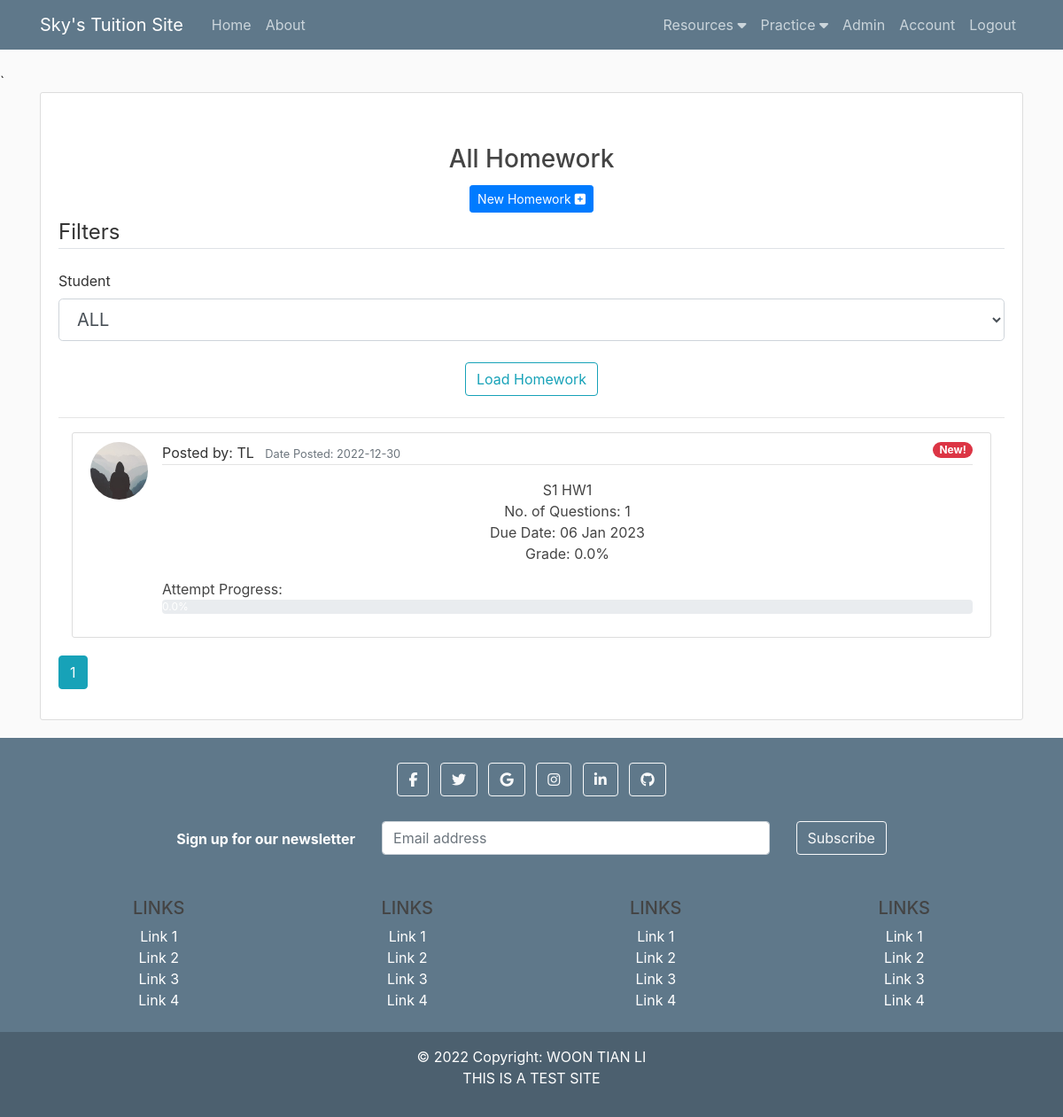
/homework_all/ALL (signed in), run on the app's committed database.
### flaskblog/models.py (models this page shows, shortened)
class Homework(db.Model): #Creating homework table in DB
    id = db.Column(db.Integer, primary_key = True)
    title = db.Column(db.String(100), nullable=False)
    student_id = db.Column(db.Integer, nullable=False)
    deadline = db.Column(db.DateTime, nullable=False, default = datetime.now)
    date_posted = db.Column(db.DateTime, nullable=False, default = datetime.now)
    user_id = db.Column(db.Integer, db.ForeignKey('user.id'), nullable=False) #foreign key links to User table
    questions = db.relationship('Question', backref='hwk', lazy=True)
    workings = db.relationship('Working', backref='hwk', lazy=True)

class User(db.Model, UserMixin): #Creating user table in DB
    id = db.Column(db.Integer, primary_key = True) #ID defined as an integer and to be the primary key)
    username = db.Column(db.String(20), unique=True, nullable=False) #name to be a string, max 20 characters, must be unique, and required, cannot be null
    email = db.Column(db.String(120), unique=True, nullable=False)
    image_file = db.Column(db.String(20), nullable=False, default='default.jpg') #user image defaults to a default.jpg
    password = db.Column(db.String(60), nullable=False)
    account_type = db.Column(db.String(60), nullable=False)
    notes = db.relationship('Note', backref='author', lazy=True)
    homeworks = db.relationship('Homework', backref='author', lazy=True)
    activities = db.relationship('Activity', backref='author', lazy=True)
    topics = db.Column(db.String(1000))
    topics_check = db.Column(db.String(1000))
    description1 = db.Column(db.String(1000))
    date1 = db.Column(db.Date)
    time1 = db.Column(db.Time)
    description2 = db.Column(db.String(1000))
    date2 = db.Column(db.Date)
    time2 = db.Column(db.Time)
    description3 = db.Column(db.String(1000))
    date3 = db.Column(db.Date)
    time3 = db.Column(db.Time)
    description4 = db.Column(db.String(1000))
    date4 = db.Column(db.Date)
    time4 = db.Column(db.Time)
    grade = db.Column(db.String(200))

### flaskblog/homeworks/routes.py (the view)
@homeworks.route("/homework_all/<string:student>", methods=['GET', 'POST'])
@login_required
def homework_all(student="ALL"):
    form = HomeworkFilterForm()
    page = request.args.get('page', 1, type = int)
    if request.method == 'GET' and current_user.account_type == 'Admin':
        users = User.query.filter_by(account_type='User').all()
        users_arr = ['ALL']
        for i in users:
            users_arr.append(i.username)
        form.student.choices = users_arr
        form.student.data = student
        if student == "ALL":
            homeworks = Homework.query.order_by(Homework.date_posted.desc()).paginate(per_page=5, page=page)
        else:
            user = (User.query.filter_by(username=student).first()).id
            homeworks = Homework.query.filter_by(student_id=user).order_by(Homework.date_posted.desc()).paginate(per_page=5, page=page)
    elif request.method == 'GET' and current_user.account_type == 'User':
        homeworks = Homework.query.filter_by(student_id=current_user.id).order_by(Homework.date_posted.desc()).paginate(per_page=5, page=page)
    if request.method == 'POST' and current_user.account_type == 'Admin':
        return redirect(url_for('homeworks.homework_all', student=form.student.data))
    id_arr = []
    for i in homeworks.items:
        id_arr.append(i.id)
    pt_arr = []
    question_count_arr = []
    attempt_percentage_arr = []
    correct_percentage_arr = []
    for i in id_arr:
        question_count_arr.append(Question.query.filter_by(homework_id=i).count())
        pt_arr.append(Working.query.filter_by(homework_id=i, point=0).count())
        if Question.query.filter_by(homework_id=i).count() != 0:
            attempt_percentage_arr.append(round((Working.query.filter_by(homework_id=i).count()/Question.query.filter_by(homework_id=i).count())*100,2))
            total_parts = 0
            wrong_parts = 0
            for j in Question.query.filter_by(homework_id=i).all():
                temp = 0
                for k in j.qn_answer.split(';'):
                    if k != "":
                        total_parts += 1
                        temp += 1
                try:
                    (Working.query.filter_by(question_id=j.id).first()).point
                except:
                    wrong_parts += temp
            for j in Working.query.filter_by(homework_id=i).all():
                wrong_parts += j.point
            correct_percentage_arr.append(round(((total_parts-wrong_parts)/total_parts)*100,2))
        else:
            attempt_percentage_arr.append(0)
            correct_percentage_arr.append(0)
    df = pd.DataFrame({'id': id_arr, 'pt': pt_arr, 'count': question_count_arr, 'attempt_percentage': attempt_percentage_arr, 'correct_percentage': correct_percentage_arr})
    return render_template('homework_all.html', homeworks=homeworks, df=df, form=form, legend="Filters")

### flaskblog/homeworks/forms.py
class HomeworkFilterForm(FlaskForm):
    student = SelectField('Student', coerce=str, validators=[DataRequired()])
    submit = SubmitField('Post')

### flaskblog/models.py (called while the page is built)
@login_manager.user_loader
def load_user(user_id):
    return User.query.get(int(user_id))

### flaskblog/templates/homework_all.html (shortened to what this page needs)
{% extends "layout.html" %}
{% block content %}
<form method="POST" action=""novalidate>
    <div class="content-section" style="min-height:50vh">
        <h3 class="mt-5 text-center">All Homework</h3>
        {% if current_user.account_type == 'Admin' %}
            <div class="container-fluid text-center">
                <a class="btn btn-primary btn-sm mt-1 mb-1" href="{{ url_for('homeworks.new_homework') }}">New Homework <i class="fa-solid fa-square-plus"></i></a>
            </div>
            <legend class="border-bottom mb-4">{{ legend }}</legend>
            <div class="form-row">
                <div class="col">
                    {{ form.student.label(class="form-control-label") }}
                    {% if form.student.errors %}
                        {{ form.student(class="form-control form-control-lg is-invalid") }}
                        <div class="invalid-feedback">
                            {% for error in form.student.errors %}
                                <span>{{ error }}</span>
                            {% endfor %}
                        </div>
                    {% else %}
                        {{ form.student(class="form-control form-control-lg") }}
                    {% endif %}
                </div>
            </div>
            <div class="my-4 text-center">
                <input type="submit" class="btn btn-outline-info" type="reset" name="action" value="Load Homework"/>
            </div>
            <hr>
        {% endif %}
        {% for homework in homeworks.items %}
            <div class="col w-100 my-3">
                <article class="media content-section">
                    <img class="rounded-circle article-img" src="{{ url_for('static', filename='profile_pics/' + homework.author.image_file) }}">
                    <div class="media-body">
                        <div class="article-metadata text-left">
                            <a class="mr-2">Posted by: {{ homework.author.username }}</a>
                            <small class="text-muted">Date Posted: {{ homework.date_posted.strftime('%Y-%m-%d') }}</small>
                            {% if df[df['id']==homework.id]['attempt_percentage'].tolist()[0] == 100 %}
                                <medium><span class="badge badge-pill badge-success float-right">Completed </span></medium>
                            {% elif df[df['id']==homework.id]['attempt_percentage'].tolist()[0] == 0 %}
                                <medium><span class="badge badge-pill badge-danger float-right">New!</span></medium>
                            {% else %}
                                <medium><span class="badge badge-pill badge-warning float-right">In Progress </span></medium>
                            {% endif %}
                        </div>
                        <a class="article-title" href="{{ url_for('homeworks.homework', homework_id=homework.id) }}">
                            <div class="row mt-3">
                                <div class="col-12">
                                    <ul class="list-unstyled">
                                        <li class="text-center">{{ homework.title }}</li>
                                        <li class="text-center">No. of Questions: {{ df[df['id']==homework.id]['count'].tolist()[0] }}</li>
                                        <li class="text-center">Due Date: {{ homework.deadline.strftime("%d %b %Y") }}</li>
                                        <li class="text-center">Grade: {{ df[df['id']==homework.id]['correct_percentage'].tolist()[0] }}%</li>
                                        <li class="mt-3 mb-0 text-left">
                                            <h7 class="text-left">Attempt Progress: </h7>
                                            <div class="progress">
                                                <div class="progress-bar" role="progressbar" aria-valuenow="75" aria-valuemin="0" aria-valuemax="100" style=
                                                "width: {{ df[df['id']==homework.id]['attempt_percentage'].tolist()[0] }}%">{{ df[df['id']==homework.id]['attempt_percentage'].tolist()[0] }}%</div>
                                            </div>
                                        </li>
                                    </ul>
                                </div>
                            </div>
                        </a>
                    </div>
                </article>
            </div>
        {% endfor %}
        {% for page_num in homeworks.iter_pages(left_edge=1, right_edge=1, left_current = 1, right_current=2) %}
            {% if page_num %}
                {% if homeworks.page==page_num %}
                    {% if current_user.account_type == 'Admin' %}
                    <a class="btn btn-info mb-4" href="{{ url_for('homeworks.homework_all', page=page_num, student=form.student.data) }}">{{ page_num }}</a>
                    {% else %}
                    <a class="btn btn-info mb-4" href="{{ url_for('homeworks.homework_all', page=page_num, student='ALL') }}">{{ page_num }}</a>
                    {% endif %}
                {% endif %}
            {% else %}
                ...
            {% endif %}
        {% endfor %}
    </div>
</form>
{% endblock content %}

### flaskblog/static/main.css (style rules this page uses)
body { background: #fafafa; color: #333333; margin-top: 5rem; }
h1, h2, h3, h4, h5, h6 { color: #444444; }
.content-section { background: #ffffff; padding: 10px 20px; border: 1px solid #dddddd; border-radius: 3px; margin-bottom: 20px; }
.article-title { color: #444444; }
.article-img { height: 65px; width: 65px; margin-right: 16px; }
.article-metadata { padding-bottom: 1px; margin-bottom: 4px; border-bottom: 1px solid #e3e3e3 }

### data on the page
Homework: image_file (placeholder picture), author.username "TL", date_posted "2022-12-30", shows "New!", title "S1 HW1", id "1", deadline "06 Jan 2023", df "0.0"

### other printed values
{{ legend }} "Filters"
{{ page_num }} "1"
